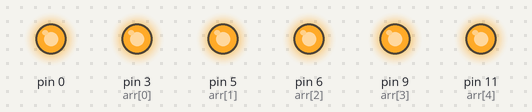
The sketch below on a simulated Arduino Uno, built with avr-gcc and run on an emulated ATmega328P. Shown: output pins drawn as LEDs (lit = HIGH).

Above: at 0.5 s.
At 3.5 s:
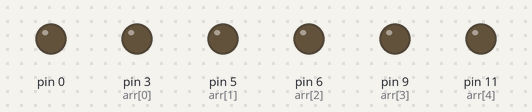
Timing chart, 0 to 4.6 s (numbered marks = the images above):
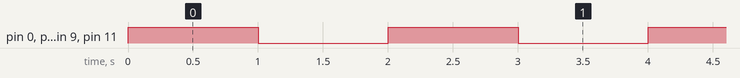

The sketch:

led.ino
```cpp
int arr[5] = {3, 5, 6, 9, 11};

void setup() {
  for(int i=0; i<sizeof(arr); i++){
    pinMode(arr[i], OUTPUT);
  }
}

void loop() {
  for(int i=0; i<sizeof(arr); i++){
    digitalWrite(arr[i], 50);
  }
  delay(1000);
  for(int i=0; i<sizeof(arr); i++){
    digitalWrite(arr[i], LOW);
  }
  delay(1000);

}
```

Measured:
- by itself, pin 0, pin 3 (arr[0]), pin 5 (arr[1]), pin 6 (arr[2]), pin 9 (arr[3]), pin 11 (arr[4]): alternates HIGH for 1.0 s and LOW for 1.0 s
